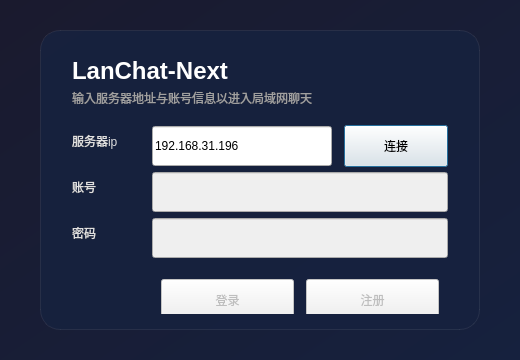
<?xml version="1.0" encoding="UTF-8"?>
<ui version="4.0">
 <class>LoginDialog</class>
 <widget class="QDialog" name="LoginDialog">
  <property name="geometry">
   <rect>
    <x>0</x>
    <y>0</y>
    <width>520</width>
    <height>360</height>
   </rect>
  </property>
  <property name="minimumSize">
   <size>
    <width>520</width>
    <height>360</height>
   </size>
  </property>
  <property name="windowTitle">
   <string>LanChat 登录</string>
  </property>
  <property name="styleSheet">
   <string notr="true">QDialog#LoginDialog {
    background: qlineargradient(x1:0, y1:0, x2:1, y2:1, stop:0 #1a1a2e, stop:1 #16213e);
}
QLabel#labelTitle {
    color: #ffffff;
    font-size: 24px;
    font-weight: bold;
}
QLabel#labelSubtitle {
    color: #a0a0a0;
    font-size: 12px;
}
QLabel {
    color: #e0e0e0;
}
QLineEdit {
    min-height: 38px;
}
QPushButton {
    min-height: 40px;
    min-width: 100px;
}</string>
  </property>
  <widget class="QFrame" name="frameCard">
   <property name="geometry">
    <rect>
     <x>40</x>
     <y>30</y>
     <width>440</width>
     <height>300</height>
    </rect>
   </property>
   <property name="styleSheet">
    <string notr="true">QFrame#frameCard {
    background-color: rgba(22, 33, 62, 230);
    border: 1px solid rgba(255,255,255,18);
    border-radius: 20px;
}</string>
   </property>
   <widget class="QLabel" name="labelTitle">
    <property name="geometry">
     <rect>
      <x>32</x>
      <y>24</y>
      <width>220</width>
      <height>34</height>
     </rect>
    </property>
    <property name="text">
     <string>LanChat-Next</string>
    </property>
   </widget>
   <widget class="QLabel" name="labelSubtitle">
    <property name="geometry">
     <rect>
      <x>32</x>
      <y>58</y>
      <width>320</width>
      <height>20</height>
     </rect>
    </property>
    <property name="text">
     <string>输入服务器地址与账号信息以进入局域网聊天</string>
    </property>
   </widget>
   <widget class="QLabel" name="label">
    <property name="geometry">
     <rect>
      <x>32</x>
      <y>102</y>
      <width>80</width>
      <height>18</height>
     </rect>
    </property>
    <property name="text">
     <string>服务器ip</string>
    </property>
   </widget>
   <widget class="QLineEdit" name="lineEdit_serverIp">
    <property name="geometry">
     <rect>
      <x>112</x>
      <y>96</y>
      <width>180</width>
      <height>34</height>
     </rect>
    </property>
    <property name="text">
     <string>192.168.31.196</string>
    </property>
   </widget>
   <widget class="QPushButton" name="pushButton_connect">
    <property name="geometry">
     <rect>
      <x>304</x>
      <y>95</y>
      <width>104</width>
      <height>36</height>
     </rect>
    </property>
    <property name="text">
     <string>连接</string>
    </property>
   </widget>
   <widget class="QLabel" name="label_2">
    <property name="geometry">
     <rect>
      <x>32</x>
      <y>148</y>
      <width>80</width>
      <height>18</height>
     </rect>
    </property>
    <property name="text">
     <string>账号</string>
    </property>
   </widget>
   <widget class="QLineEdit" name="lineEdit_id">
    <property name="geometry">
     <rect>
      <x>112</x>
      <y>142</y>
      <width>296</width>
      <height>34</height>
     </rect>
    </property>
    <property name="enabled">
     <bool>false</bool>
    </property>
   </widget>
   <widget class="QLabel" name="label_3">
    <property name="geometry">
     <rect>
      <x>32</x>
      <y>194</y>
      <width>80</width>
      <height>18</height>
     </rect>
    </property>
    <property name="text">
     <string>密码</string>
    </property>
   </widget>
   <widget class="QLineEdit" name="lineEdit_password">
    <property name="geometry">
     <rect>
      <x>112</x>
      <y>188</y>
      <width>296</width>
      <height>34</height>
     </rect>
    </property>
    <property name="enabled">
     <bool>false</bool>
    </property>
   </widget>
   <widget class="QFrame" name="frameActions">
    <property name="geometry">
     <rect>
      <x>112</x>
      <y>240</y>
      <width>296</width>
      <height>44</height>
     </rect>
    </property>
    <layout class="QHBoxLayout" name="horizontalLayout">
     <property name="spacing">
      <number>12</number>
     </property>
     <property name="contentsMargins">
      <left>0</left>
      <top>0</top>
      <right>0</right>
      <bottom>0</bottom>
     </property>
     <item>
      <widget class="QPushButton" name="pushButton_login">
       <property name="enabled">
        <bool>false</bool>
       </property>
       <property name="text">
        <string>登录</string>
       </property>
      </widget>
     </item>
     <item>
      <widget class="QPushButton" name="pushButton_register">
       <property name="enabled">
        <bool>false</bool>
       </property>
       <property name="text">
        <string>注册</string>
       </property>
      </widget>
     </item>
    </layout>
   </widget>
  </widget>
 </widget>
 <resources/>
 <connections/>
</ui>
